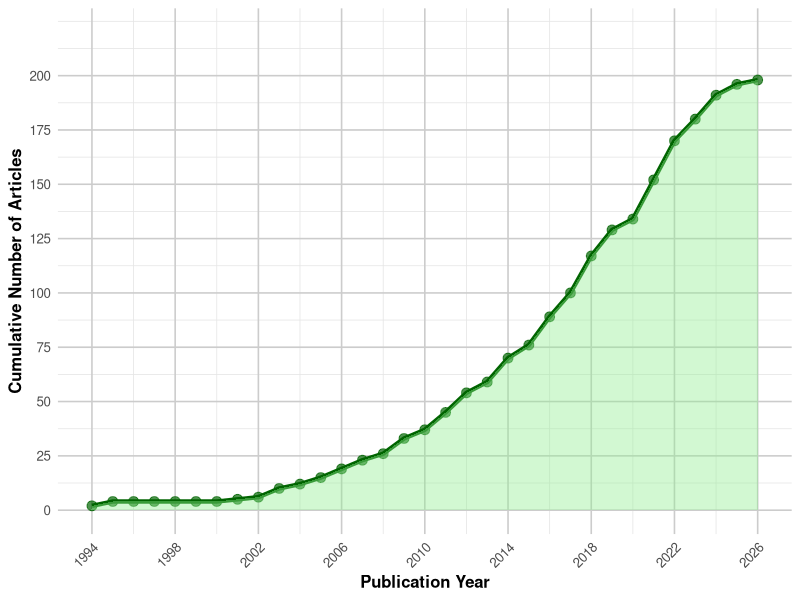

Here is the R script that generated this plot:
library(ggplot2)
library(dplyr)
library(tidyr)
library(scales)

# Create the publication year trend data
year_trend <- data.frame(
  Year = c(1994, 1995, 1996, 1997, 1998, 1999, 2000, 2001, 2002, 2003, 
           2004, 2005, 2006, 2007, 2008, 2009, 2010, 2011, 2012, 2013,
           2014, 2015, 2016, 2017, 2018, 2019, 2020, 2021, 2022, 2023,
           2024, 2025, 2026),
  Articles = c(2, 2, 0, 0, 0, 0, 0, 1, 1, 4,
               2, 3, 4, 4, 3, 7, 4, 8, 9, 5,
               11, 6, 13, 11, 17, 12, 5, 18, 18, 10,
               11, 5, 2)
)
# Calculate cumulative
year_trend$Cumulative <- cumsum(year_trend$Articles)

####  CUMULATIVE PUBLICATIONS LINE CHART
# ============================================================

p <- ggplot(year_trend, aes(x = Year, y = Cumulative)) +
  # Line for cumulative publications
  geom_line(color = "darkgreen", linewidth = 1.5) +
  geom_point(color = "darkgreen", size = 3, alpha = 0.7) +
  
  # Add area fill
  geom_area(fill = "lightgreen", alpha = 0.4) +
  
  # Labels and titles
  labs(
  #  title = "Cumulative Growth of Research in Copula-Based CR Methods",
  #  subtitle = "Total Publications from 1994 to 27 February 2026",
    x = "Publication Year",
    y = "Cumulative Number of Articles"
 #   caption = "Total of 186 articles as of 27 February 2026"
  ) +
  
  # Scale x-axis
  scale_x_continuous(breaks = seq(1994, 2026, by = 4), 
                     minor_breaks = seq(1994, 2026, by = 2)) +
  
  # Scale y-axis
  scale_y_continuous(limits = c(0, 220), breaks = seq(0, 220, by = 25)) +
  
  # Theme customization
  theme_minimal(base_size = 12) +
  theme(
    plot.title = element_text(face = "bold", size = 14, hjust = 0.5),
    plot.subtitle = element_text(size = 12, hjust = 0.5, color = "gray30"),
    plot.caption = element_text(size = 9, color = "gray50", hjust = 1),
    axis.title = element_text(face = "bold"),
    axis.text.x = element_text(angle = 45, hjust = 1),
    panel.grid.minor = element_line(color = "gray90"),
    panel.grid.major = element_line(color = "gray80")
  )

print(p)
